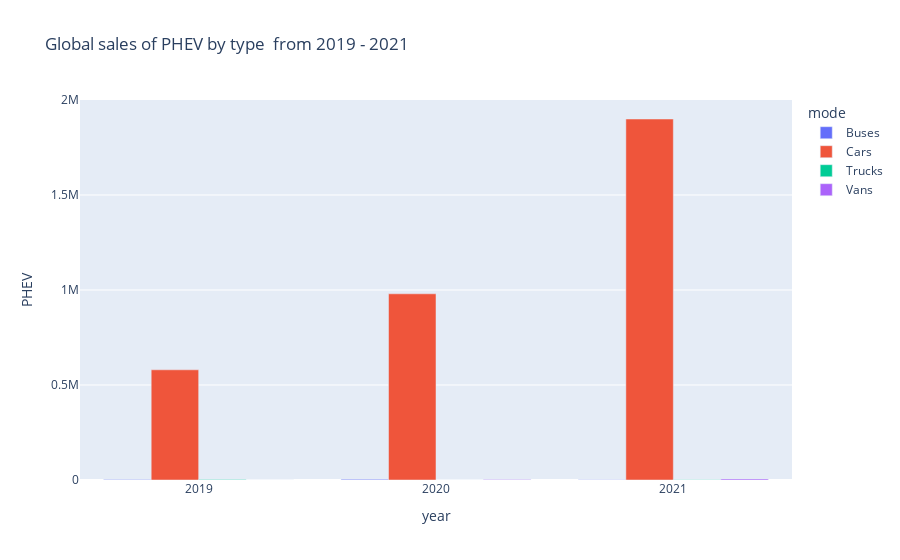

Source (notebook cell):
### Code cell
#Graph of global sales of PHEV by type  from 2019 - 2021
fig=px.bar(world_sales_details,x='year',y='PHEV',color='mode',barmode='group',title='Global sales of PHEV by type  from 2019 - 2021')
fig.show()

### Figure 1 — Plotly figure (JSON) as saved in the notebook; plotly's stock layout.template omitted (floating-point values rounded to 4 significant figures)
{"data": [{"alignmentgroup": "True", "hovertemplate": "mode=Buses<br>year=%{x}<br>PHEV=%{y}<extra></extra>", "legendgroup": "Buses", "marker": {"color": "#636efa", "pattern": {"shape": ""}}, "name": "Buses", "offsetgroup": "Buses", "orientation": "v", "showlegend": true, "textposition": "auto", "type": "bar", "x": [2019, 2020, 2021], "xaxis": "x", "y": [2600, 3700, 1800], "yaxis": "y"}, {"alignmentgroup": "True", "hovertemplate": "mode=Cars<br>year=%{x}<br>PHEV=%{y}<extra></extra>", "legendgroup": "Cars", "marker": {"color": "#EF553B", "pattern": {"shape": ""}}, "name": "Cars", "offsetgroup": "Cars", "orientation": "v", "showlegend": true, "textposition": "auto", "type": "bar", "x": [2019, 2020, 2021], "xaxis": "x", "y": [580000, 980000, 1900000], "yaxis": "y"}, {"alignmentgroup": "True", "hovertemplate": "mode=Trucks<br>year=%{x}<br>PHEV=%{y}<extra></extra>", "legendgroup": "Trucks", "marker": {"color": "#00cc96", "pattern": {"shape": ""}}, "name": "Trucks", "offsetgroup": "Trucks", "orientation": "v", "showlegend": true, "textposition": "auto", "type": "bar", "x": [2019, 2020, 2021], "xaxis": "x", "y": [2400, 420, 1200], "yaxis": "y"}, {"alignmentgroup": "True", "hovertemplate": "mode=Vans<br>year=%{x}<br>PHEV=%{y}<extra></extra>", "legendgroup": "Vans", "marker": {"color": "#ab63fa", "pattern": {"shape": ""}}, "name": "Vans", "offsetgroup": "Vans", "orientation": "v", "showlegend": true, "textposition": "auto", "type": "bar", "x": [2019, 2020, 2021], "xaxis": "x", "y": [270, 2700, 5900], "yaxis": "y"}], "layout": {"barmode": "group", "legend": {"title": {"text": "mode"}, "tracegroupgap": 0}, "title": {"text": "Global sales of PHEV by type  from 2019 - 2021"}, "xaxis": {"anchor": "y", "domain": [0, 1], "title": {"text": "year"}}, "yaxis": {"anchor": "x", "domain": [0, 1], "title": {"text": "PHEV"}}}}
